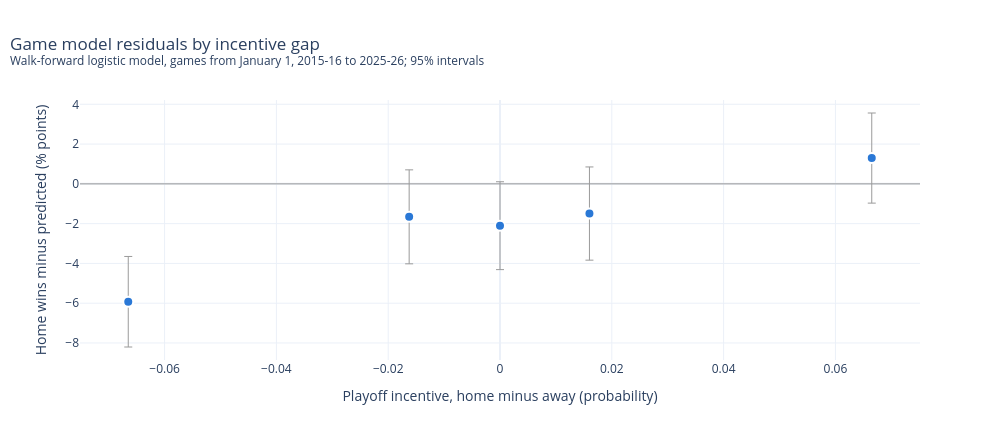

The code cell stored with this chart in its notebook:
### Code cell
bins = incentive.residual_bins(with_inc, FIRST + 1, LAST, "diff_playoff_incentive", bins=5)
plot_residuals(bins, "Playoff incentive, home minus away (probability)").show()

### Figure 1 — Plotly figure (JSON) as saved in the notebook; plotly's stock layout.template omitted (floating-point values rounded to 4 significant figures)
{"data": [{"customdata": [["(-0.316, -0.036]", 1499], ["(-0.036, -0.0025]", 1496], ["(-0.0025, 0.0025]", 1488], ["(0.0025, 0.0365]", 1495], ["(0.0365, 0.414]", 1485]], "error_y": {"array": [2.276, 2.363, 2.209, 2.343, 2.265], "color": "#9a9a9a", "thickness": 1, "type": "data"}, "hovertemplate": "<b>%{customdata[0]}</b><br>%{y:.1f} points of win probability (%{customdata[1]} games)<extra></extra>", "marker": {"color": "#2a78d6", "line": {"color": "white", "width": 2}, "size": 10}, "mode": "markers", "type": "scatter", "x": [-0.0665, -0.01625, 0.0, 0.016, 0.0665], "y": [-5.926, -1.658, -2.103, -1.493, 1.297]}], "layout": {"height": 440, "hoverlabel": {"bgcolor": "white"}, "shapes": [{"line": {"color": "#9a9a9a", "width": 1}, "type": "line", "x0": 0, "x1": 1, "xref": "x domain", "y0": 0, "y1": 0, "yref": "y"}], "title": {"text": "Game model residuals by incentive gap<br><sup>Walk-forward logistic model, games from January 1, 2015-16 to 2025-26; 95% intervals</sup>", "x": 0.01}, "width": 1000, "xaxis": {"title": {"text": "Playoff incentive, home minus away (probability)"}}, "yaxis": {"title": {"text": "Home wins minus predicted (% points)"}}}}
